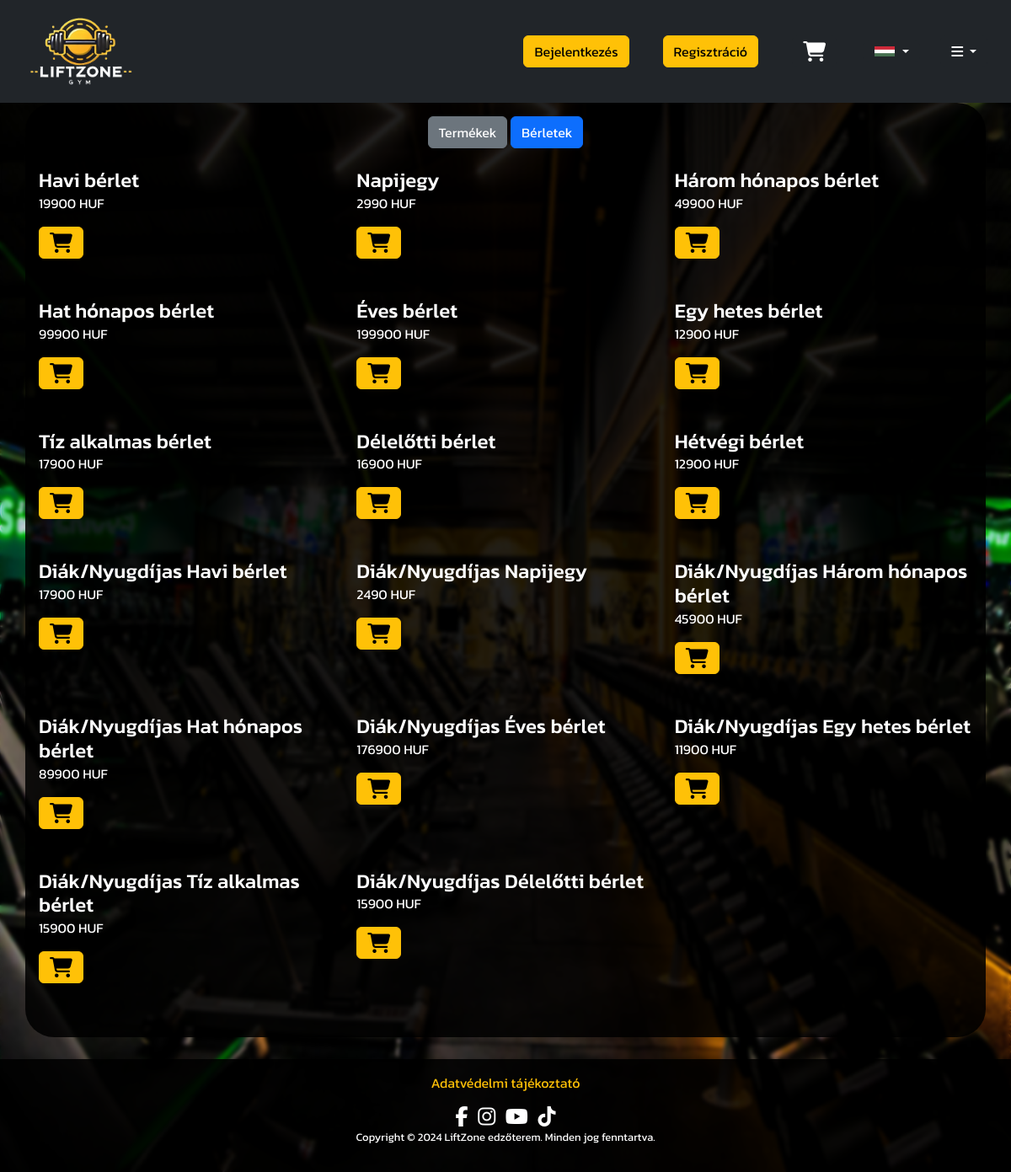
Page /?o=shop&view=passes on the committed database.
### tables this page shows
CREATE TABLE `tipusok` (
  `tpID` int(11) NOT NULL,
  `tpNev` varchar(100) NOT NULL,
  `tpAr` int(11) NOT NULL,
  `tpHossz` int(11) NOT NULL DEFAULT 60,
  `tpAlkalmak` int(11) DEFAULT NULL
);

### src/actions/nyelv_betoltes.php (called while the page is built, shortened)
<?php
$lang = isset($_SESSION['lang']) ? $_SESSION['lang'] : 'hu';
$filePath = $lang === 'hu' ? './lang/lang_hu.json' : './lang/lang_en.json';
$languageContent = json_decode(file_get_contents($filePath), true);
?>

### src/actions/sqlcall.php (called while the page is built, shortened)
<?php
function db_connect() {
    $fajlnev = dirname(__DIR__) . '/.env';
    $config = [];
    if (file_exists($fajlnev)) {
        $lines = file($fajlnev, FILE_IGNORE_NEW_LINES | FILE_SKIP_EMPTY_LINES);
        foreach ($lines as $line) {
            list($key, $value) = explode('=', $line, 2);
            $config[trim($key)] = trim($value);
        }
    } else {
        die("A .env fájl hiányzik");
    }
    $db_host = $config['DB_HOST'] ?? 'localhost';
    $db_user = $config['DB_USER'] ?? 'root';
    $db_pass = $config['DB_PASS'] ?? '';
    $db_name = $config['DB_NAME'] ?? 'default_db';
    $db = new mysqli($db_host, $db_user, $db_pass, $db_name);
    $db->query("SET CHARACTER SET utf8");
    return $db;
}
function sqlcall($sql, $types = '', $params = []) {
    $db = db_connect();
    $stmt = $db->prepare($sql);
    $stmt->execute();
    $result = $stmt->get_result();
    return $result;
}
?>

### src/oldalak/webshop.php (the view, shortened to what this page needs)
<?php
$view = isset($_GET['view']) && $_GET['view'] === 'passes' ? 'passes' : 'products';
$queryParams = $_GET;
$queryParams['view'] = 'products';
$productsUrl = '?' . http_build_query($queryParams);
$queryParams['view'] = 'passes';
$passesUrl = '?' . http_build_query($queryParams);
$jegyek = sqlcall("SELECT * FROM tipusok");
?>
<div class="container webshop bg-transparentblack">
    <div class="toggle-buttons text-center mb-4">
        <a href="<?php echo htmlspecialchars($productsUrl); ?>" class="btn <?php echo $view === 'products' ? 'btn-primary' : 'btn-secondary'; ?>"><?= $languageContent["products"] ?></a>
        <a href="<?php echo htmlspecialchars($passesUrl); ?>" class="btn <?php echo $view === 'passes' ? 'btn-primary' : 'btn-secondary'; ?>"><?= $languageContent["passes"] ?></a>
    </div>
    <?php if ($view === 'passes'): ?>
        <div id="passes-section" class="passes-section">
            <div class="row">
                <?php if ($jegyek->num_rows > 0): ?>
                    <?php while ($jegy = $jegyek->fetch_assoc()): ?>
                        <div class="col-lg-4 col-md-6 col-sm-12 mb-5">
                            <div class="text-white">
                                <div class="card-body">
                                    <h4 class="card-title text-start"><?php echo htmlspecialchars($jegy['tpNev']); ?></h4>
                                    <p class="card-text text-start"><?php echo htmlspecialchars($jegy['tpAr']); ?> HUF</p>
                                    <form class="col-md-3" action="actions/kosar_jegy_hozzaadas.php" method="POST" target="kisablak">
                                            <button type="submit" class="btn btn-warning"><i class="fa fa-shopping-cart fa-xl"></i></button>
                                    </form>
                                </div>
                            </div>
                        </div>
                    <?php endwhile; ?>
                <?php else: ?>
                    <h1>Jelenleg nincsenek bérleteink!</h1>
                <?php endif; ?>
            </div>
        </div>
    <?php endif; ?>
</div>

### src/style.css (style rules this page uses)
:root { --white: #ffffff; --black: #000000; --dark-gray: #23272a; --lighter-gray: #2c2f33; --blue: #5865f2; --yellow: #defa1a; --orange: #faa61a; --red: #ff3860; --error-red: #dc3545; --gold: #ffc107; --transparent-black: #000000dd; --bs-dropdown-link-color: #fff; }
.bg-transparentblack { background: var(--transparent-black); border-radius: 3%; }
body { margin: 0; background-image: url(images/bg.jpg); background-size: cover; background-repeat: no-repeat; background-attachment: fixed; background-size: 100% 100%; font-family: "Kanit", sans-serif; }
a { color: white; text-decoration: none; }

### rows in the picture
tipusok: tpNev "Havi bérlet", tpAr "19900"
tipusok: tpNev "Napijegy", tpAr "2990"
tipusok: tpNev "Három hónapos bérlet", tpAr "49900"
tipusok: tpNev "Hat hónapos bérlet", tpAr "99900"
tipusok: tpNev "Éves bérlet", tpAr "199900"
tipusok: tpNev "Egy hetes bérlet", tpAr "12900"
tipusok: tpNev "Tíz alkalmas bérlet", tpAr "17900"
tipusok: tpNev "Délelőtti bérlet", tpAr "16900"
tipusok: tpNev "Hétvégi bérlet", tpAr "12900"
tipusok: tpNev "Diák/Nyugdíjas Havi bérlet", tpAr "17900"
tipusok: tpNev "Diák/Nyugdíjas Napijegy", tpAr "2490"
tipusok: tpNev "Diák/Nyugdíjas Három hónapos bérlet", tpAr "45900"
tipusok: tpNev "Diák/Nyugdíjas Hat hónapos bérlet", tpAr "89900"
tipusok: tpNev "Diák/Nyugdíjas Éves bérlet", tpAr "176900"
tipusok: tpNev "Diák/Nyugdíjas Egy hetes bérlet", tpAr "11900"
tipusok: tpNev "Diák/Nyugdíjas Tíz alkalmas bérlet", tpAr "15900"
tipusok: tpNev "Diák/Nyugdíjas Délelőtti bérlet", tpAr "15900"

### other values in the picture
$languageContent['loginBtn'] "Bejelentkezés"
$languageContent['signupBtn'] "Regisztráció"
$languageContent["products"] "Termékek"
$languageContent["passes"] "Bérletek"
$languageContent['adatvedelmi'] "Adatvédelmi tájékoztató"
$languageContent['copyright'] "Copyright © 2024 LiftZone edzőterem. Minden jog fenntartva."
